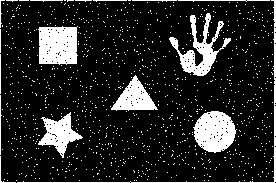
#> input picture NOT_(inversa)_RUIDO_SAL_Y_PIMIENTA.jpg, 276 x 183 px
$ python -i practica4.py   (imports and definitions only)
#> lines starting #> are read from the running program, lines starting #| are printed output that depends on the picture; after the words box and inside, x2 and y2 are one past the last pixel; in counts of white or black regions, pixels touching at a corner belong together
#> further down, picture is the input picture: shape (183, 276, 3); min 0, max 255, mean 40.4
"""Morfología Matemática — Práctica 4.

Operaciones implementadas (binaria y en niveles de gris / latticce):

  BÁSICAS
  -------
  erosion(img, kernel, iters)      — erosión
  dilation(img, kernel, iters)     — dilatación
  opening(img, kernel)             — apertura  = erosión → dilatación
  closing(img, kernel)             — cierre    = dilatación → erosión

  DERIVADAS BINARIAS
  ------------------
  boundary(img, kernel)            — frontera  = img − erosión(img)
  hit_or_miss(img, se_fg, se_bg)   — transformada Hit-or-Miss
  thinning(img, iterations)        — adelgazamiento iterativo
  skeleton(img)                    — esqueleto morfológico

  DERIVADAS EN GRISES (Latticce)
  -------------------------------
  gradient_morph(img, kernel, mode)    — gradiente morfológico (simétrico/erosión/dilatación)
  top_hat(img, kernel)                 — Top Hat  = img − apertura(img)
  bot_hat(img, kernel)                 — Bot Hat  = cierre(img) − img

Kernels predefinidos:
  kernel_rect(size)   — rectangulo NxN
  kernel_cross(size)  — cruz 3xN
  kernel_ellipse(size)— elipse NxN

Autoras: Alejandra Michelle Mateo Garcia · Leyva Triana Isis Valeria
ESCOM · IPN — Análisis de Imágenes — Mayo 2026
"""
from __future__ import annotations
import cv2
import numpy as np


# ══════════════════════════════════════════════════════════════════════════════
# Kernels / Elementos Estructurantes
# ══════════════════════════════════════════════════════════════════════════════

def kernel_rect(size: int = 3) -> np.ndarray:
    """Elemento estructurante rectangular NxN."""
    return cv2.getStructuringElement(cv2.MORPH_RECT, (size, size))


def kernel_cross(size: int = 3) -> np.ndarray:
    """Elemento estructurante en forma de cruz."""
    return cv2.getStructuringElement(cv2.MORPH_CROSS, (size, size))


def kernel_ellipse(size: int = 3) -> np.ndarray:
    """Elemento estructurante elíptico."""
    return cv2.getStructuringElement(cv2.MORPH_ELLIPSE, (size, size))


# [7 lines left out: function _get_kernel, not called in this run]


def _ensure_gray(img: np.ndarray) -> np.ndarray:
    """Convierte a escala de grises si la imagen es RGB."""
    if img.ndim == 3:
        return cv2.cvtColor(img, cv2.COLOR_RGB2GRAY)
    return img


def _to_rgb(img: np.ndarray) -> np.ndarray:
    """Convierte gris a RGB para visualización uniforme."""
    if img.ndim == 2:
        return cv2.cvtColor(img, cv2.COLOR_GRAY2RGB)
    return img


def _ensure_binary(img: np.ndarray) -> np.ndarray:
    """Garantiza imagen binaria uint8 (0/255) para operaciones binarias."""
    gray = _ensure_gray(img)
    _, binary = cv2.threshold(gray, 127, 255, cv2.THRESH_BINARY)
#> binary: shape (183, 276); 15.7% white; 1092 white regions (1077 under 20 px), largest, box (x1, y1, x2, y2) and area: (38, 26, 78, 65) 1374, (193, 111, 237, 153) 1314, (169, 13, 231, 76) 1206
    return binary


# ══════════════════════════════════════════════════════════════════════════════
# OPERACIONES BÁSICAS
# ══════════════════════════════════════════════════════════════════════════════

# [60 lines left out: functions erosion, dilation, opening, closing, boundary, not called in this run]


def hit_or_miss(img: np.ndarray,
                se_fg: np.ndarray | None = None,
                se_bg: np.ndarray | None = None) -> np.ndarray:
    """Transformada Hit-or-Miss.

    Detecta patrones específicos: requiere que SE_fg coincida con objetos
    (primer plano) y SE_bg con el fondo al mismo tiempo.

    Por defecto usa un EE de esquina para detectar esquinas en objetos.
    """
    binary = _ensure_binary(img)

    if se_fg is None:
        # EE foreground: detecta extremos horizontales
        se_fg = np.array([[0, 0, 0],
                          [0, 1, 0],
                          [0, 1, 0]], dtype=np.uint8)
    if se_bg is None:
        # EE background: complementario al foreground
        se_bg = np.array([[1, 1, 1],
                          [1, 0, 1],
                          [1, 0, 1]], dtype=np.uint8)

    # Hit: erosión de la imagen con se_fg
    hit  = cv2.erode(binary, se_fg, iterations=1)
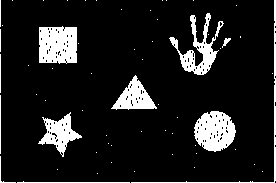
#> hit: shape (183, 276); 11.9% white; 60 white regions (47 under 20 px), largest, box (x1, y1, x2, y2) and area: (39, 26, 77, 64) 1296, (194, 111, 236, 152) 1226, (169, 13, 224, 75) 1026
    # Miss: erosión del complemento con se_bg
    miss = cv2.erode(cv2.bitwise_not(binary), se_bg, iterations=1)
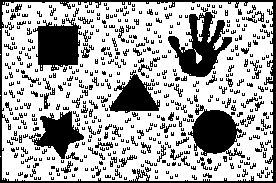
#> miss: shape (183, 276); 67% white; 490 black regions (400 under 20 px), largest, box (x1, y1, x2, y2) and area: (0, 0, 276, 183) 2524, (168, 7, 232, 77) 1927, (188, 105, 246, 158) 1745
    result = cv2.bitwise_and(hit, miss)
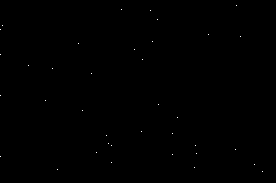
#> result: shape (183, 276); 0.07% white in thin lines or dots, all inside (x1, y1, x2, y2) = (0, 5, 263, 172)
    return _to_rgb(result)


# [168 lines left out: functions thinning, skeleton, gradient_morph, top_hat, bot_hat, morph_smooth and 2 more, not called in this run]

>>> import cv2
>>> picture = cv2.cvtColor(cv2.imread('../../NOT_(inversa)_RUIDO_SAL_Y_PIMIENTA.jpg'), cv2.COLOR_BGR2RGB)
>>> result = hit_or_miss(picture)

$ run again, on not.jpg
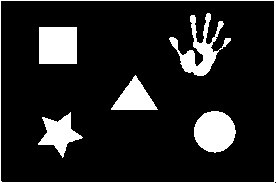
#> input picture not.jpg, 276 x 183 px
#> picture is the input picture: shape (183, 276, 3); min 0, max 255, mean 34.6
#> binary: shape (183, 276); 13.6% white; 6 white regions, box (x1, y1, x2, y2) and area: (39, 27, 77, 64) 1406, (194, 111, 236, 153) 1357, (169, 13, 231, 76) 1237, (0, 0, 276, 183) 1095, (38, 112, 83, 158) 907, (111, 75, 158, 110) 853
#> in hit_or_miss, `hit  = cv2.erode(binary, se_fg, iterations=1)`:
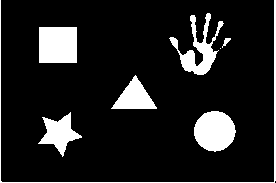
#> hit: shape (183, 276); 12.5% white; 8 white regions (1 under 20 px), largest, box (x1, y1, x2, y2) and area: (39, 27, 77, 63) 1368, (194, 111, 236, 152) 1315, (169, 13, 224, 75) 1097
#> in hit_or_miss, `miss = cv2.erode(cv2.bitwise_not(binary), se_bg, iterations=1)`:
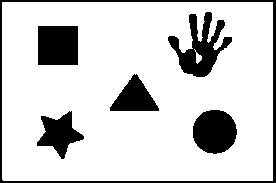
#> miss: shape (183, 276); 82.2% white; 6 black regions, box (x1, y1, x2, y2) and area: (0, 0, 276, 183) 2000, (168, 12, 232, 77) 1765, (38, 26, 78, 65) 1560, (193, 110, 237, 154) 1529, (37, 111, 84, 159) 1111, (110, 74, 159, 111) 1020
#> result: shape (183, 276); every value is 0
